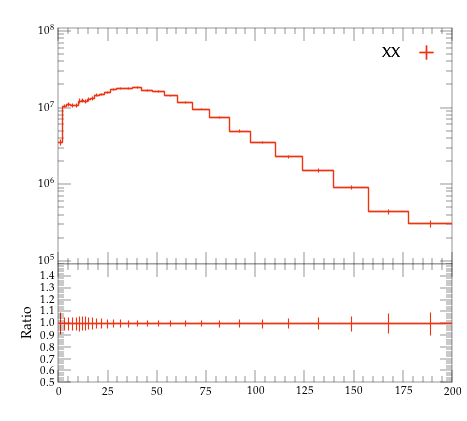

Write the Python code that produced this figure.
#! /usr/bin/env python

# This Python script was auto-generated using YODA v2.0.2.
# Analysis object: /MC_HFJETS_NOTNORM/ptBHadrLead
# Timestamp: 29-07-2026 (15:49:37)

import matplotlib as mpl
import matplotlib.pyplot as plt
mpl.use('Agg') # comment out for interactive use
import os
import numpy as np

plotDir = os.path.split(os.path.realpath(__file__))[0]
if 'YODA_USER_PLOT_PATH' in globals():
    plot_outdir = globals()['YODA_USER_PLOT_PATH']
else:
    plot_outdir = plotDir

#plot style
plt.style.use(os.path.join(plotDir, '../default.mplstyle'))
# plot metadata
figW, figH = plt.rcParams['figure.figsize']
ax_xLabel = r''
ax_yLabel = r''
ax_title  = r''
ax_xScale = 'linear'
ax_yScale = 'log'
xLims = (0.0, 200.0)
yLims = (90000.0, 110000000.00000001)

# TeX-friendly labels for the legend
labels = {
    'legend' : ([ r"XX" ], r""),
}

# Adjust canvas width and height
canvasW = 10.0
canvasH = 9.0
figW *= canvasW/10.
figH *= canvasH/9.

# Create figure and axis objects
fig, (ax, ratio0_ax) = plt.subplots(2, 1, sharex=True,
                  figsize=(figW,figH), gridspec_kw={'height_ratios': (6.0, 3.0)})

# Set figure margins
plt.subplots_adjust(
    left   = 1.0 * plt.rcParams['figure.subplot.left'],
    right  = 1.0 * plt.rcParams['figure.subplot.right'],
    top    = 1.0 * plt.rcParams['figure.subplot.top'],
    bottom = 1.0 * plt.rcParams['figure.subplot.bottom'])

ratio0_ax.yaxis.set_major_locator(mpl.ticker.MultipleLocator(0.1))
ratio0_ax.set_ylim(0.5, 1.4999)
ratio0_ax.set_ylabel('Ratio')

# the numerical data is stored in a separate file
dataf = dict()
prefix = os.path.split(__file__)[0]
if prefix:    prefix = prefix + '/'
exec(open(prefix+'ptBHadrLead__data.py').read(), dataf)


legend_handles = dict() # keep track of handles for the legend

# style options for curves
# starts at zorder>=5 to draw curve on top of legend
styles = {
  'YYY': {
    'color' : '#EE3311',
    'linestyle' : '-',
    'linewidth' : 1,
    'marker' : 'none',
    'markersize' : 2,
    'capsize' : 0.0,
    'zorder' : 5,
    'histstyle' : 1,
    'drawstyle' : 'steps-pre',
    'xerrorbars' : 1,
    'yerrorbars' : 1,
    'fillcolor' : None,
    'fillopacity' : 1.0,
    'ratio0_linestyle' : '-',
    'ratio0_linewidth' : 1,
    'ratio0_marker' : 'none',
    'ratio0_markersize' : 2,
    'ratio0_capsize' : 0.0,
    'ratio0_zorder' : 5,
    'ratio0_histstyle' : 1,
    'ratio0_drawstyle' : 'steps-pre',
    'ratio0_xerrorbars' : 1,
    'ratio0_yerrorbars' : 1,
  },
}

# curve from input yoda files in main panel
for label, yvals in dataf['yvals'].items():
    if all(np.isnan(v) for v in dataf['yvals'][label]):
        continue
    tmp = None
    if styles[label]['histstyle']: # draw as histogram
        xpos = dataf['xedges'][label] if styles[label]['drawstyle'] else dataf['xpoints'][label]
        ypos = np.insert(yvals, 0, yvals[0]) if styles[label]['drawstyle'] else yvals
        if styles[label]['fillcolor']: # fill area below curve
            ax.fill_between(xpos, ypos, step='pre',
                            color=styles[label]['fillcolor'],
                            alpha=styles[label]['fillopacity'])
        tmp, = ax.plot(xpos, ypos,
                       color=styles[label]['color'],
                       linestyle=styles[label]['linestyle'],
                       linewidth=styles[label]['linewidth'],
                       drawstyle=styles[label]['drawstyle'], solid_joinstyle='miter',
                       zorder=styles[label]['zorder'], label=label)
    tmp = ax.errorbar(dataf['xpoints'][label], yvals,
                      xerr=np.array(dataf['xerrs'][label])*styles[label]['xerrorbars'],
                      yerr=np.array(dataf['yerrs'][label])*styles[label]['yerrorbars'],
                      fmt=styles[label]['marker'], capsize=styles[label]['capsize'],
                      markersize=styles[label]['markersize'],
                      ecolor=styles[label]['color'],
                      color=styles[label]['color'], zorder=styles[label]['zorder'])
    tmp[-1][0].set_linestyle(styles[label]['linestyle'])
    tmp[-1][0].set_linewidth(styles[label]['linewidth'])
    if label in dataf['add_legend_handle']:  legend_handles[label] = tmp
    for varLabel in dataf['variation_yvals'].keys():
        if varLabel.startswith(label):
            tmp, = ax.plot(dataf['xedges'][label], dataf['variation_yvals'][varLabel],
                           color=styles[label]['color'],
                           linestyle=styles[label]['linestyle'],
                           linewidth=styles[label]['linewidth'],
                           drawstyle='steps-pre', solid_joinstyle='miter',
                           zorder=styles[label]['zorder'], alpha=0.5)


# plots on ratio panel
# curve from input yoda files in ratio panel
for label, yvals in dataf['ratio0_yvals'].items():
    if all(np.isnan(v) for v in yvals):
        continue
    if styles[label]['ratio0_histstyle']: # plot as histogram
        xpos = dataf['xedges']['YYY'] if styles[label]['ratio0_drawstyle'] else dataf['xpoints']['YYY']
        ypos = np.insert(yvals, 0, yvals[0]) if styles[label]['ratio0_drawstyle'] else yvals
        ratio0_ax.plot(xpos, ypos,
                       color=styles[label]['color'],
                       linewidth=styles[label]['linewidth'],
                       linestyle=styles[label]['ratio0_linestyle'],
                       drawstyle=styles[label]['ratio0_drawstyle'], zorder=styles[label]['zorder'],
                       solid_joinstyle='miter')
    tmp = ratio0_ax.errorbar(dataf['xpoints']['YYY'], yvals,
                             xerr=np.array(dataf['ref_xerrs'])*styles[label]['ratio0_xerrorbars'],
                             yerr=np.array(dataf['ratio0_yerrs'][label])*styles[label]['ratio0_yerrorbars'],
                             fmt=styles[label]['ratio0_marker'], capsize=styles[label]['ratio0_capsize'],
                             markersize=styles[label]['ratio0_markersize'],
                             ecolor=styles[label]['color'],
                             color=styles[label]['color'])
    tmp[-1][0].set_linestyle(styles[label]['ratio0_linestyle'])
    tmp[-1][0].set_linewidth(styles[label]['ratio0_linewidth'])

    for varlabel in dataf['ratio0_variation_vals'].keys():
        if varlabel.startswith(label):
            ratio0_ax.plot(dataf['xedges']['YYY'],
                            dataf['ratio0_variation_vals'][varlabel],
                            color=styles[label]['color'],
                            linestyle=styles[label]['linestyle'],
                            linewidth=styles[label]['linewidth'],
                            drawstyle='steps-pre', solid_joinstyle='miter',
                            zorder=1, alpha=0.5)

legend_items = list(legend_handles.values())
ax.add_artist(ax.legend(legend_items,
                        labels['legend'][0],
                        title=labels['legend'][1],
                        alignment='right',
                        loc='upper right',
                        bbox_to_anchor=(1.0, 0.97),markerfirst=False))

# set plot metadata as defined above
ratio0_ax.set_xlabel(ax_xLabel)
ratio0_ax.xaxis.set_label_coords(1., -0.15)
ax.set_ylabel(ax_yLabel, ha='right', va='top')
ax.yaxis.set_label_coords(-0.11, 1.0)
ax.set_title(ax_title, loc='left')
ax.set_xscale(ax_xScale)
ax.set_yscale(ax_yScale)
ax.set_xlim(xLims)
ax.set_ylim(yLims)

# tick formatting
plt.rcParams['xtick.top'] = True
plt.rcParams['ytick.right'] = True
ax.yaxis.set_major_locator(mpl.ticker.LogLocator(base=10.0, numticks=np.inf))
ax.yaxis.set_minor_locator(mpl.ticker.LogLocator(
                           base=10.0, subs=np.arange(0.1, 1, 0.1), numticks=np.inf))
fig.align_ylabels((ax, ratio0_ax))
plt.savefig(os.path.join(plot_outdir, 'ptBHadrLead.pdf'), format='PDF')
plt.savefig(os.path.join(plot_outdir, 'ptBHadrLead.png'), format='PNG')

plt.close(fig)
